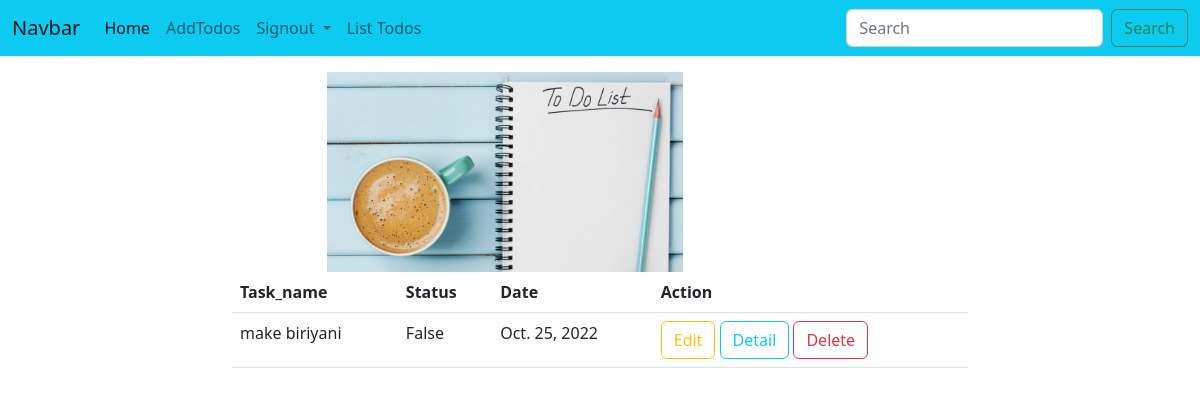
Screenshot of /todos/all (signed in) with the database file from the repository.
### todoapp/models.py (models this page shows, shortened)
class Todos(models.Model):
    task_name=models.CharField(max_length=120)
    user=models.ForeignKey(User,on_delete=models.CASCADE)
    status=models.BooleanField(default=False)
    created_date=models.DateField(auto_now_add=True)

### todoapp/views.py (the view)
# urls.py: path("todos/all",views.ToDoListView.as_view(),name="list-todo"),
@method_decorator(signin_required,name="dispatch")
class ToDoListView(ListView):
    template_name = "list-todo.html"
    context_object_name = "todos"
    model = Todos
    def get_queryset(self):
        return Todos.objects.filter(user=self.request.user)

### todoapp/templates/list-todo.html (shortened to what this page needs)
{%extends 'base.html'%}
{%load static%}
{%block body_block%}
<div class="container">
    <div class="row">
        <div class="col-3"></div>
        <div class="col-6">
            <img src="{%static 'images/todo.jpg'%}" height="200px" class="mt-3">
        </div>
        <div class="col-3"></div>
    </div>
    <div class="row">
        <div class="col-2"></div>
        <div class="col-8">
            {%if todos%}
            <table class="table">
                <tr>
                    <th>Task_name</th>
                    <th>Status</th>
                    <th>Date</th>
                    <th>Action</th>
                </tr>
                 {%for todo in todos%}
                <tr>
                    <td>{{todo.task_name}}</td>
                    <td>{{todo.status}}</td>
                    <td>{{todo.created_date}}</td>
                    <td>
                        <a href="{%url 'edit-todo' todo.id%}" class="btn btn-outline-warning">Edit</a>
                        <a href="{%url 'todo-detail' todo.id%}" class="btn btn-outline-info">Detail</a>
                        <a href="{%url 'remove-todo' todo.id%}" class="btn btn-outline-danger">Delete</a>
                    </td>
                </tr>
                {%endfor%}
            </table>
           {%else%}
            <h2 class="text-danger">No ToDos</h2>
            {%endif%}
        </div>
        <div class="col-2"></div>
    </div>
</div>
{%endblock%}

### rows the page displays
Todos: task_name "make biriyani", status "False", created_date "Oct. 25, 2022"
